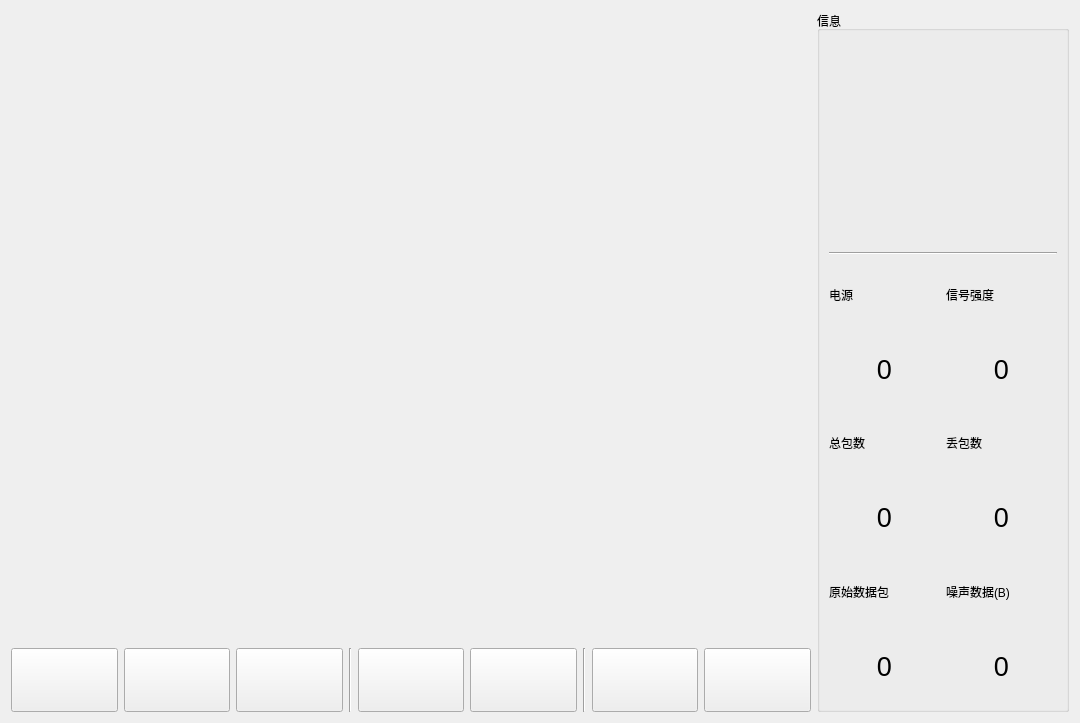
<?xml version="1.0" encoding="UTF-8"?>
<ui version="4.0">
 <class>MainWidget</class>
 <widget class="QWidget" name="MainWidget">
  <property name="geometry">
   <rect>
    <x>0</x>
    <y>0</y>
    <width>1080</width>
    <height>723</height>
   </rect>
  </property>
  <property name="minimumSize">
   <size>
    <width>1080</width>
    <height>720</height>
   </size>
  </property>
  <property name="windowTitle">
   <string>MainWidget</string>
  </property>
  <layout class="QGridLayout" name="gridLayout">
   <item row="0" column="0">
    <widget class="Curves" name="widgetEEG" native="true">
     <property name="minimumSize">
      <size>
       <width>800</width>
       <height>600</height>
      </size>
     </property>
    </widget>
   </item>
   <item row="1" column="0">
    <layout class="QHBoxLayout" name="horizontalLayout">
     <item>
      <widget class="QPushButton" name="btnCOM">
       <property name="minimumSize">
        <size>
         <width>64</width>
         <height>64</height>
        </size>
       </property>
       <property name="toolTip">
        <string>读取串口数据</string>
       </property>
       <property name="text">
        <string/>
       </property>
       <property name="icon">
        <iconset resource="resource.qrc">
         <normaloff>:/resource/icon/serialport.svg</normaloff>:/resource/icon/serialport.svg</iconset>
       </property>
       <property name="iconSize">
        <size>
         <width>64</width>
         <height>64</height>
        </size>
       </property>
      </widget>
     </item>
     <item>
      <widget class="QPushButton" name="btnSim">
       <property name="minimumSize">
        <size>
         <width>64</width>
         <height>64</height>
        </size>
       </property>
       <property name="toolTip">
        <string>使用模拟数据</string>
       </property>
       <property name="text">
        <string/>
       </property>
       <property name="icon">
        <iconset resource="resource.qrc">
         <normaloff>:/resource/icon/sim.svg</normaloff>:/resource/icon/sim.svg</iconset>
       </property>
       <property name="iconSize">
        <size>
         <width>64</width>
         <height>64</height>
        </size>
       </property>
      </widget>
     </item>
     <item>
      <widget class="QPushButton" name="btnLocal">
       <property name="minimumSize">
        <size>
         <width>64</width>
         <height>64</height>
        </size>
       </property>
       <property name="toolTip">
        <string>读取本地文件</string>
       </property>
       <property name="text">
        <string/>
       </property>
       <property name="icon">
        <iconset resource="resource.qrc">
         <normaloff>:/resource/icon/open.svg</normaloff>:/resource/icon/open.svg</iconset>
       </property>
       <property name="iconSize">
        <size>
         <width>64</width>
         <height>64</height>
        </size>
       </property>
      </widget>
     </item>
     <item>
      <widget class="Line" name="lineOpen">
       <property name="orientation">
        <enum>Qt::Orientation::Vertical</enum>
       </property>
      </widget>
     </item>
     <item>
      <widget class="QPushButton" name="btnPlay">
       <property name="minimumSize">
        <size>
         <width>64</width>
         <height>64</height>
        </size>
       </property>
       <property name="text">
        <string/>
       </property>
       <property name="icon">
        <iconset resource="resource.qrc">
         <normaloff>:/resource/icon/resume.svg</normaloff>:/resource/icon/resume.svg</iconset>
       </property>
       <property name="iconSize">
        <size>
         <width>64</width>
         <height>64</height>
        </size>
       </property>
      </widget>
     </item>
     <item>
      <widget class="QPushButton" name="btnPause">
       <property name="minimumSize">
        <size>
         <width>64</width>
         <height>64</height>
        </size>
       </property>
       <property name="text">
        <string/>
       </property>
       <property name="icon">
        <iconset resource="resource.qrc">
         <normaloff>:/resource/icon/pause.svg</normaloff>:/resource/icon/pause.svg</iconset>
       </property>
       <property name="iconSize">
        <size>
         <width>64</width>
         <height>64</height>
        </size>
       </property>
      </widget>
     </item>
     <item>
      <widget class="Line" name="lineClear">
       <property name="orientation">
        <enum>Qt::Orientation::Vertical</enum>
       </property>
      </widget>
     </item>
     <item>
      <widget class="QPushButton" name="btnClear">
       <property name="minimumSize">
        <size>
         <width>64</width>
         <height>64</height>
        </size>
       </property>
       <property name="toolTip">
        <string>清空数据</string>
       </property>
       <property name="text">
        <string/>
       </property>
       <property name="icon">
        <iconset resource="resource.qrc">
         <normaloff>:/resource/icon/clear.svg</normaloff>:/resource/icon/clear.svg</iconset>
       </property>
       <property name="iconSize">
        <size>
         <width>64</width>
         <height>64</height>
        </size>
       </property>
      </widget>
     </item>
     <item>
      <widget class="QPushButton" name="btnSave">
       <property name="minimumSize">
        <size>
         <width>64</width>
         <height>64</height>
        </size>
       </property>
       <property name="toolTip">
        <string>保存数据</string>
       </property>
       <property name="text">
        <string/>
       </property>
       <property name="icon">
        <iconset resource="resource.qrc">
         <normaloff>:/resource/icon/save.svg</normaloff>:/resource/icon/save.svg</iconset>
       </property>
       <property name="iconSize">
        <size>
         <width>64</width>
         <height>64</height>
        </size>
       </property>
      </widget>
     </item>
    </layout>
   </item>
   <item row="0" column="1" rowspan="2">
    <layout class="QVBoxLayout" name="verticalLayout">
     <item>
      <widget class="QGroupBox" name="groupBoxInfo">
       <property name="sizePolicy">
        <sizepolicy hsizetype="Preferred" vsizetype="Preferred">
         <horstretch>0</horstretch>
         <verstretch>0</verstretch>
        </sizepolicy>
       </property>
       <property name="title">
        <string>信息</string>
       </property>
       <layout class="QGridLayout" name="gridLayout_2">
        <item row="0" column="0" colspan="2">
         <widget class="Indicator" name="widgetAttention" native="true">
          <property name="minimumSize">
           <size>
            <width>100</width>
            <height>100</height>
           </size>
          </property>
         </widget>
        </item>
        <item row="1" column="0" colspan="2">
         <widget class="Indicator" name="widgetMeditation" native="true">
          <property name="minimumSize">
           <size>
            <width>100</width>
            <height>100</height>
           </size>
          </property>
         </widget>
        </item>
        <item row="2" column="0" colspan="2">
         <widget class="Line" name="lineInfo">
          <property name="orientation">
           <enum>Qt::Orientation::Horizontal</enum>
          </property>
         </widget>
        </item>
        <item row="3" column="0">
         <widget class="QLabel" name="labelPower">
          <property name="text">
           <string>电源</string>
          </property>
         </widget>
        </item>
        <item row="3" column="1">
         <widget class="QLabel" name="labelSignal">
          <property name="text">
           <string>信号强度</string>
          </property>
         </widget>
        </item>
        <item row="4" column="0">
         <widget class="QLabel" name="labelPowerValue">
          <property name="minimumSize">
           <size>
            <width>50</width>
            <height>50</height>
           </size>
          </property>
          <property name="font">
           <font>
            <pointsize>20</pointsize>
           </font>
          </property>
          <property name="text">
           <string>0</string>
          </property>
          <property name="alignment">
           <set>Qt::AlignmentFlag::AlignCenter</set>
          </property>
         </widget>
        </item>
        <item row="4" column="1">
         <widget class="QLabel" name="labelSignalValue">
          <property name="minimumSize">
           <size>
            <width>50</width>
            <height>50</height>
           </size>
          </property>
          <property name="font">
           <font>
            <pointsize>20</pointsize>
           </font>
          </property>
          <property name="text">
           <string>0</string>
          </property>
          <property name="alignment">
           <set>Qt::AlignmentFlag::AlignCenter</set>
          </property>
         </widget>
        </item>
        <item row="5" column="0">
         <widget class="QLabel" name="labelTotalCnt">
          <property name="text">
           <string>总包数</string>
          </property>
         </widget>
        </item>
        <item row="5" column="1">
         <widget class="QLabel" name="labelTotalLossRate">
          <property name="text">
           <string>丢包数</string>
          </property>
         </widget>
        </item>
        <item row="6" column="0">
         <widget class="QLabel" name="labelTotalCntValue">
          <property name="minimumSize">
           <size>
            <width>50</width>
            <height>50</height>
           </size>
          </property>
          <property name="font">
           <font>
            <pointsize>20</pointsize>
           </font>
          </property>
          <property name="text">
           <string>0</string>
          </property>
          <property name="alignment">
           <set>Qt::AlignmentFlag::AlignCenter</set>
          </property>
         </widget>
        </item>
        <item row="6" column="1">
         <widget class="QLabel" name="labelTotalLossValue">
          <property name="minimumSize">
           <size>
            <width>50</width>
            <height>50</height>
           </size>
          </property>
          <property name="font">
           <font>
            <pointsize>20</pointsize>
           </font>
          </property>
          <property name="text">
           <string>0</string>
          </property>
          <property name="alignment">
           <set>Qt::AlignmentFlag::AlignCenter</set>
          </property>
         </widget>
        </item>
        <item row="7" column="0">
         <widget class="QLabel" name="labelRawCnt">
          <property name="text">
           <string>原始数据包</string>
          </property>
         </widget>
        </item>
        <item row="7" column="1">
         <widget class="QLabel" name="labelNoise">
          <property name="text">
           <string>噪声数据(B)</string>
          </property>
         </widget>
        </item>
        <item row="8" column="0">
         <widget class="QLabel" name="labelRawCntValue">
          <property name="minimumSize">
           <size>
            <width>50</width>
            <height>50</height>
           </size>
          </property>
          <property name="font">
           <font>
            <pointsize>20</pointsize>
           </font>
          </property>
          <property name="text">
           <string>0</string>
          </property>
          <property name="alignment">
           <set>Qt::AlignmentFlag::AlignCenter</set>
          </property>
         </widget>
        </item>
        <item row="8" column="1">
         <widget class="QLabel" name="labelNoiseValue">
          <property name="minimumSize">
           <size>
            <width>50</width>
            <height>50</height>
           </size>
          </property>
          <property name="font">
           <font>
            <pointsize>20</pointsize>
           </font>
          </property>
          <property name="text">
           <string>0</string>
          </property>
          <property name="alignment">
           <set>Qt::AlignmentFlag::AlignCenter</set>
          </property>
         </widget>
        </item>
       </layout>
      </widget>
     </item>
    </layout>
   </item>
  </layout>
 </widget>
 <customwidgets>
  <customwidget>
   <class>Indicator</class>
   <extends>QWidget</extends>
   <header>indicator.h</header>
   <container>1</container>
  </customwidget>
  <customwidget>
   <class>Curves</class>
   <extends>QWidget</extends>
   <header>curves.h</header>
   <container>1</container>
  </customwidget>
 </customwidgets>
 <resources>
  <include location="resource.qrc"/>
 </resources>
 <connections/>
</ui>
